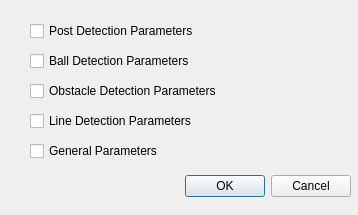
<?xml version="1.0" encoding="UTF-8"?>
<ui version="4.0">
 <class>OptimiserSelectWindow</class>
 <widget class="QDialog" name="OptimiserSelectWindow">
  <property name="geometry">
   <rect>
    <x>0</x>
    <y>0</y>
    <width>358</width>
    <height>215</height>
   </rect>
  </property>
  <property name="windowTitle">
   <string>Dialog</string>
  </property>
  <widget class="QDialogButtonBox" name="buttonBox">
   <property name="geometry">
    <rect>
     <x>10</x>
     <y>170</y>
     <width>341</width>
     <height>32</height>
    </rect>
   </property>
   <property name="orientation">
    <enum>Qt::Horizontal</enum>
   </property>
   <property name="standardButtons">
    <set>QDialogButtonBox::Cancel|QDialogButtonBox::Ok</set>
   </property>
  </widget>
  <widget class="QCheckBox" name="postCB">
   <property name="geometry">
    <rect>
     <x>30</x>
     <y>20</y>
     <width>231</width>
     <height>22</height>
    </rect>
   </property>
   <property name="text">
    <string>Post Detection Parameters</string>
   </property>
  </widget>
  <widget class="QCheckBox" name="ballCB">
   <property name="geometry">
    <rect>
     <x>30</x>
     <y>50</y>
     <width>231</width>
     <height>22</height>
    </rect>
   </property>
   <property name="text">
    <string>Ball Detection Parameters</string>
   </property>
  </widget>
  <widget class="QCheckBox" name="obstCB">
   <property name="geometry">
    <rect>
     <x>30</x>
     <y>80</y>
     <width>241</width>
     <height>22</height>
    </rect>
   </property>
   <property name="text">
    <string>Obstacle Detection Parameters</string>
   </property>
  </widget>
  <widget class="QCheckBox" name="lineCB">
   <property name="geometry">
    <rect>
     <x>30</x>
     <y>110</y>
     <width>231</width>
     <height>22</height>
    </rect>
   </property>
   <property name="text">
    <string>Line Detection Parameters</string>
   </property>
  </widget>
  <widget class="QCheckBox" name="genCB">
   <property name="geometry">
    <rect>
     <x>30</x>
     <y>140</y>
     <width>231</width>
     <height>22</height>
    </rect>
   </property>
   <property name="text">
    <string>General Parameters</string>
   </property>
  </widget>
 </widget>
 <resources/>
 <connections>
  <connection>
   <sender>buttonBox</sender>
   <signal>accepted()</signal>
   <receiver>OptimiserSelectWindow</receiver>
   <slot>accept()</slot>
   <hints>
    <hint type="sourcelabel">
     <x>248</x>
     <y>254</y>
    </hint>
    <hint type="destinationlabel">
     <x>157</x>
     <y>274</y>
    </hint>
   </hints>
  </connection>
  <connection>
   <sender>buttonBox</sender>
   <signal>rejected()</signal>
   <receiver>OptimiserSelectWindow</receiver>
   <slot>reject()</slot>
   <hints>
    <hint type="sourcelabel">
     <x>316</x>
     <y>260</y>
    </hint>
    <hint type="destinationlabel">
     <x>286</x>
     <y>274</y>
    </hint>
   </hints>
  </connection>
 </connections>
</ui>
